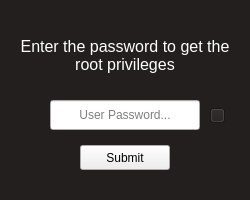
<?xml version="1.0" encoding="UTF-8"?>
<ui version="4.0">
 <class>PasswordWindow</class>
 <widget class="QWidget" name="PasswordWindow">
  <property name="geometry">
   <rect>
    <x>0</x>
    <y>0</y>
    <width>250</width>
    <height>200</height>
   </rect>
  </property>
  <property name="sizePolicy">
   <sizepolicy hsizetype="Fixed" vsizetype="Fixed">
    <horstretch>0</horstretch>
    <verstretch>0</verstretch>
   </sizepolicy>
  </property>
  <property name="minimumSize">
   <size>
    <width>250</width>
    <height>200</height>
   </size>
  </property>
  <property name="maximumSize">
   <size>
    <width>250</width>
    <height>200</height>
   </size>
  </property>
  <property name="windowTitle">
   <string>Password</string>
  </property>
  <property name="windowIcon">
   <iconset resource="../resources.qrc">
    <normaloff>:/logos/ghostsurf.png</normaloff>:/logos/ghostsurf.png</iconset>
  </property>
  <property name="styleSheet">
   <string notr="true">#PasswordWindow {
	background: #231f1f;
}</string>
  </property>
  <widget class="QLineEdit" name="password_line_edit">
   <property name="geometry">
    <rect>
     <x>50</x>
     <y>100</y>
     <width>150</width>
     <height>30</height>
    </rect>
   </property>
   <property name="inputMethodHints">
    <set>Qt::ImhHiddenText|Qt::ImhNoAutoUppercase|Qt::ImhNoPredictiveText|Qt::ImhSensitiveData</set>
   </property>
   <property name="text">
    <string/>
   </property>
   <property name="echoMode">
    <enum>QLineEdit::Password</enum>
   </property>
   <property name="alignment">
    <set>Qt::AlignCenter</set>
   </property>
   <property name="placeholderText">
    <string>User Password...</string>
   </property>
  </widget>
  <widget class="QPushButton" name="visibility_button">
   <property name="geometry">
    <rect>
     <x>210</x>
     <y>108</y>
     <width>15</width>
     <height>15</height>
    </rect>
   </property>
   <property name="styleSheet">
    <string notr="true">#visibility_button {
	background: #231f1f;
}</string>
   </property>
   <property name="text">
    <string/>
   </property>
   <property name="icon">
    <iconset resource="../resources.qrc">
     <normaloff>:/icons/eye_closed.svg</normaloff>
     <normalon>:/icons/eye_open.svg</normalon>:/icons/eye_closed.svg</iconset>
   </property>
  </widget>
  <widget class="QPushButton" name="submit_button">
   <property name="geometry">
    <rect>
     <x>80</x>
     <y>145</y>
     <width>90</width>
     <height>25</height>
    </rect>
   </property>
   <property name="text">
    <string>Submit</string>
   </property>
  </widget>
  <widget class="QLabel" name="description_text">
   <property name="geometry">
    <rect>
     <x>20</x>
     <y>20</y>
     <width>210</width>
     <height>70</height>
    </rect>
   </property>
   <property name="font">
    <font>
     <pointsize>12</pointsize>
     <weight>50</weight>
     <bold>false</bold>
    </font>
   </property>
   <property name="styleSheet">
    <string notr="true">#description_text {
	color: white;
}</string>
   </property>
   <property name="text">
    <string>Enter the password to get the root privileges</string>
   </property>
   <property name="alignment">
    <set>Qt::AlignCenter</set>
   </property>
   <property name="wordWrap">
    <bool>true</bool>
   </property>
  </widget>
 </widget>
 <resources>
  <include location="../resources.qrc"/>
 </resources>
 <connections/>
</ui>
